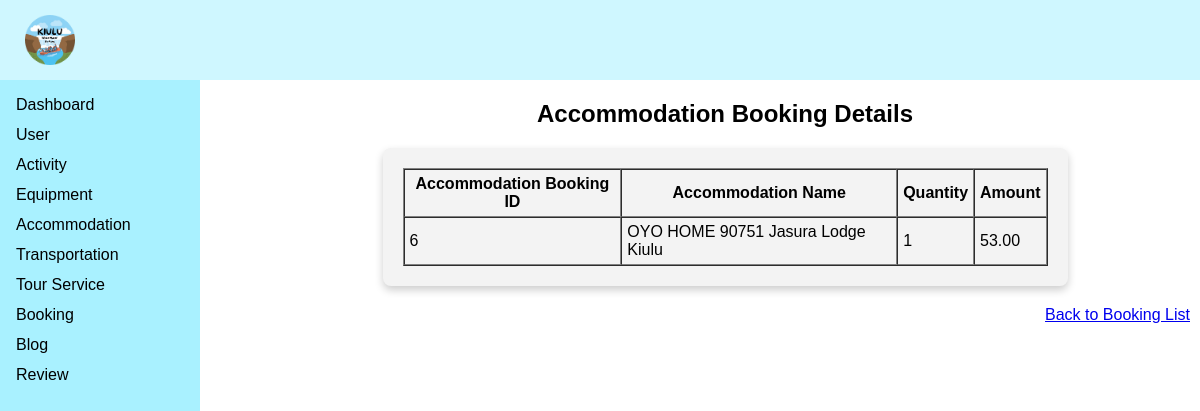
Page /tourism_management_system/admin/modules/booking/viewAccommodation.php?id=7 on the committed database.
### tables this page shows
CREATE TABLE `accommodationbookingdetails` (
  `accBookID` int(11) NOT NULL,
  `bookingID` int(11) NOT NULL,
  `accommodationID` int(11) NOT NULL,
  `accQuantity` int(11) NOT NULL,
  `accAmount` decimal(8,2) NOT NULL
);

CREATE TABLE `accommodation` (
  `accommodationID` int(11) NOT NULL,
  `accommodationName` varchar(100) NOT NULL,
  `accommodationDescription` varchar(200) NOT NULL,
  `accommodationLocation` text NOT NULL,
  `accommodationPrice` decimal(8,2) NOT NULL,
  `accommodationRating` int(11) NOT NULL,
  `accommodationImg` varchar(100) NOT NULL
);

### tourism_management_system/admin/modules/booking/viewAccommodation.php (the view, shortened to what this page needs)
<?php
include("../../../config/config.php");
$bookingID = $_GET['id'];
$sql_accommodation = "
    SELECT
        abd.accBookID,
        a.accommodationName,
        abd.accQuantity,
        abd.accAmount
    FROM accommodationbookingdetails abd
    LEFT JOIN accommodation a ON abd.accommodationID = a.accommodationID
    WHERE abd.bookingID = ?";
$stmt = $conn->prepare($sql_accommodation);
$stmt->bind_param("i", $bookingID);
$stmt->execute();
$result = $stmt->get_result();
?>
<!DOCTYPE html>
<html lang="en">
<head>
    <link rel="stylesheet" type="text/css" href="../../css/admin.css">
</head>
<body>
    <header>
        <div class="topNav">
            <?php include("C:/xampp/htdocs/tourism_management_system/admin/includes/usernav.php"); ?>
        </div>
    </header>
    <?php include '../../includes/sideNav.php'; ?>
    <div class="main">
        <h2 style="text-align: center;">Accommodation Booking Details</h2>
        <div class="rowform3">
            <?php
            if ($result->num_rows > 0) {
                echo "<table border='1' cellpadding='5' cellspacing='0' width='100%'>";
                echo "<tr>";
                echo "<th>Accommodation Booking ID</th>";
                echo "<th>Accommodation Name</th>";
                echo "<th>Quantity</th>";
                echo "<th>Amount</th>";
                echo "</tr>";
                while ($row = $result->fetch_assoc()) {
                    echo "<tr>";
                    echo "<td>" . htmlspecialchars($row['accBookID']) . "</td>";
                    echo "<td>" . htmlspecialchars($row['accommodationName']) . "</td>";
                    echo "<td>" . htmlspecialchars($row['accQuantity']) . "</td>";
                    echo "<td>" . htmlspecialchars($row['accAmount']) . "</td>";
                    echo "</tr>";
                }
                echo "</table>";
            } else {
                echo "<p>No accommodation bookings found for this Booking ID.</p>";
            }
            ?>
        </div>
        <div style="text-align: right; margin-top: 20px;">
            <a href="bookingList.php" class="btn">Back to Booking List</a>
        </div>
    </div>
</body>
</html>

### tourism_management_system/admin/css/admin.css (style rules this page uses)
body { font-family: "Raleway", sans-serif; margin: 0; padding: 0; background-color: white; }
.topNav { display: flex; justify-content: space-between; align-items: center; background-color:#CFF7FF; color: black; padding: 10px 20px; position: fixed; top: 0; left: 0; width: 100%; z-index: 2; box-sizing: border-box; }
.main { margin-top: 70px; margin-left: 250px; padding: 10px 10px; }
.rowform3 { max-width: 645px; padding: 20px; background-color: #f3f3f3; border-radius: 8px; box-shadow: 0 4px 8px rgba(0, 0, 0, 0.2); margin: auto; }

### rows in the picture
accommodationbookingdetails: accBookID "6", accommodationID.accommodationName "OYO HOME 90751 Jasura Lodge Kiulu", accQuantity "1", accAmount "53.00"
